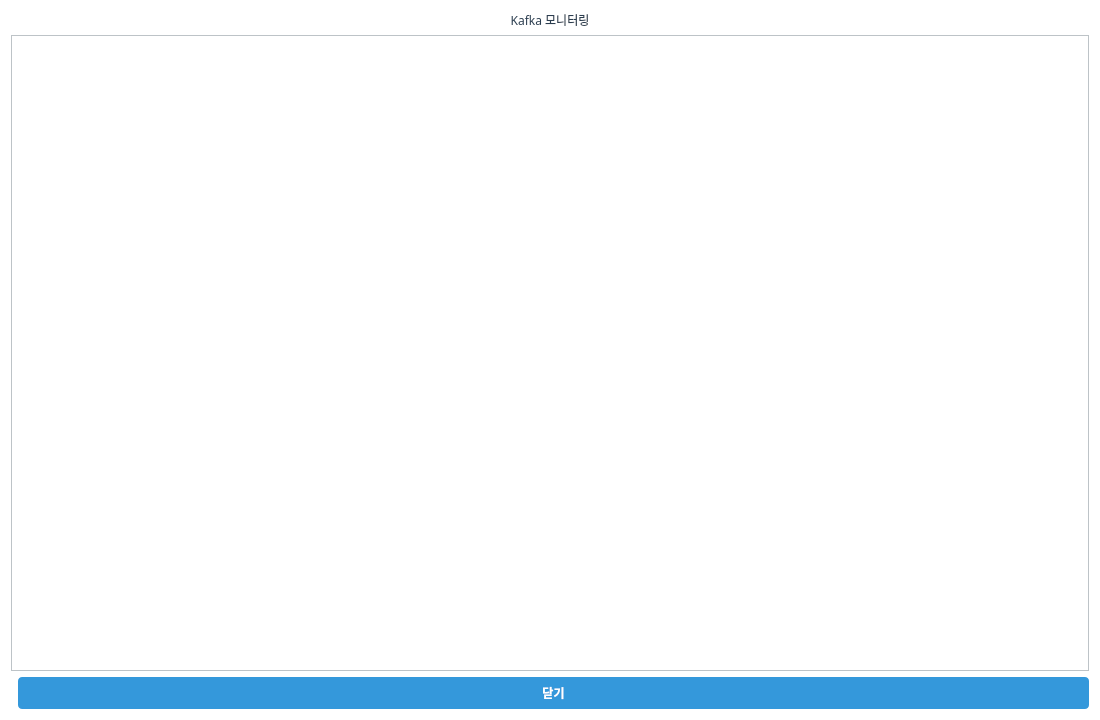
<?xml version="1.0" encoding="UTF-8"?>
<ui version="4.0">
 <class>KafkaMonitorDialog</class>
 <widget class="QDialog" name="KafkaMonitorDialog">
  <property name="geometry">
   <rect>
    <x>0</x>
    <y>0</y>
    <width>1100</width>
    <height>720</height>
   </rect>
  </property>
  <property name="minimumSize">
   <size>
    <width>800</width>
    <height>560</height>
   </size>
  </property>
  <property name="font">
   <font>
    <family>맑은 고딕</family>
    <pointsize>11</pointsize>
   </font>
  </property>
  <property name="windowTitle">
   <string>Kafka 모니터링</string>
  </property>
  <property name="styleSheet">
   <string notr="true">QWidget {
    background-color: #FFFFFF;
    color: #2C3E50;
    font-family: &quot;맑은 고딕&quot;;
    font-size: 9pt;
}

QTabWidget::pane {
    border: 1px solid #BDC3C7;
    background-color: #FFFFFF;
}

QTabBar::tab {
    background-color: #ECF0F1;
    color: #2C3E50;
    padding: 8px 16px;
    margin-right: 2px;
    border: 1px solid #BDC3C7;
    border-bottom: none;
    border-top-left-radius: 4px;
    border-top-right-radius: 4px;
}

QTabBar::tab:selected {
    background-color: #3498DB;
    color: #FFFFFF;
    font-weight: bold;
}

QTabBar::tab:hover {
    background-color: #D5DBDB;
}

QTableWidget {
    gridline-color: #BDC3C7;
    background-color: #FFFFFF;
    alternate-background-color: #F8F9FA;
    selection-background-color: #3498DB;
    selection-color: #FFFFFF;
}

QTableWidget::item {
    padding: 4px;
    border: none;
}

QHeaderView::section {
    background-color: #ECF0F1;
    color: #2C3E50;
    padding: 6px;
    border: 1px solid #BDC3C7;
    font-weight: bold;
}

QLineEdit, QTextEdit, QPlainTextEdit {
    background-color: #FFFFFF;
    border: 1px solid #BDC3C7;
    border-radius: 3px;
    padding: 4px;
    color: #2C3E50;
}

QLineEdit:focus, QTextEdit:focus, QPlainTextEdit:focus {
    border: 2px solid #3498DB;
}

QPushButton {
    background-color: #3498DB;
    color: #FFFFFF;
    border: none;
    border-radius: 4px;
    padding: 6px 12px;
    font-weight: bold;
}

QPushButton:hover {
    background-color: #2980B9;
}

QPushButton:pressed {
    background-color: #1F618D;
}

QPushButton:disabled {
    background-color: #BDC3C7;
    color: #7F8C8D;
}

QLabel {
    color: #2C3E50;
    background-color: transparent;
}

QGroupBox {
    border: 2px solid #BDC3C7;
    border-radius: 5px;
    margin-top: 10px;
    padding-top: 10px;
    background-color: #F8F9FA;
}

QGroupBox::title {
    subcontrol-origin: margin;
    subcontrol-position: top left;
    padding: 0 5px;
    color: #2C3E50;
    font-weight: bold;
}

QProgressBar {
    border: 1px solid #BDC3C7;
    border-radius: 3px;
    text-align: center;
    background-color: #ECF0F1;
}

QProgressBar::chunk {
    background-color: #3498DB;
}</string>
  </property>
  <layout class="QVBoxLayout" name="verticalLayout">
   <item>
    <widget class="QLabel" name="titleLabel">
     <property name="text">
      <string>Kafka 모니터링</string>
     </property>
     <property name="alignment">
      <set>Qt::AlignCenter</set>
     </property>
    </widget>
   </item>
   <item>
    <widget class="QTabWidget" name="tabWidget">
     <property name="currentIndex">
      <number>0</number>
     </property>
    </widget>
   </item>
   <item>
    <layout class="QHBoxLayout" name="buttonLayout">
     <item>
      <spacer name="horizontalSpacer">
       <property name="orientation">
        <enum>Qt::Horizontal</enum>
       </property>
      </spacer>
     </item>
     <item>
      <widget class="QPushButton" name="btnClose">
       <property name="text">
        <string>닫기</string>
       </property>
       <property name="minimumSize">
        <size>
         <width>100</width>
         <height>32</height>
        </size>
       </property>
      </widget>
     </item>
    </layout>
   </item>
  </layout>
 </widget>
 <resources/>
 <connections/>
</ui>
